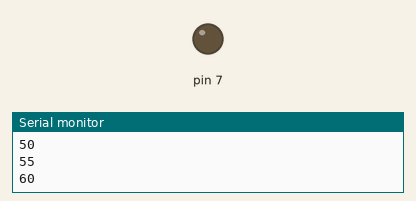
Recording of a sketch running on a simulated Arduino Uno, built with avr-gcc and run on an emulated ATmega328P. Shown: output pins drawn as LEDs (lit = HIGH), the last lines printed to the serial monitor.

Above: at 5.2 s.
At 15.6 s:
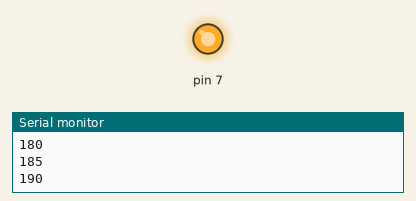
Timing chart, 0 to 27.1 s (numbered marks = the images above):
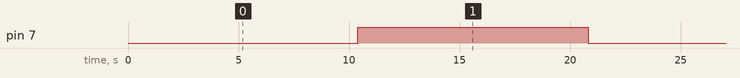

The sketch:

2_5_3.ino
```cpp
/*
 * Generated using BlocklyDuino:
 *
 * https://github.com/MediaTek-Labs/BlocklyDuino-for-LinkIt
 *
 * Date: Wed, 31 Jul 2019 09:19:38 GMT
 */


int Counter;

void setup()
{
  Serial.begin(9600);


  pinMode(7, OUTPUT);
}


void loop()
{
  Counter = 0;
  while (Counter <= 255) {
    analogWrite(7, Counter);
    Serial.println(Counter);
    Counter = Counter + 5;
    delay(400);
  }
}
```

Measured:
- by itself, pin 7: alternates HIGH for 10.4 s and LOW for 10.4 s
